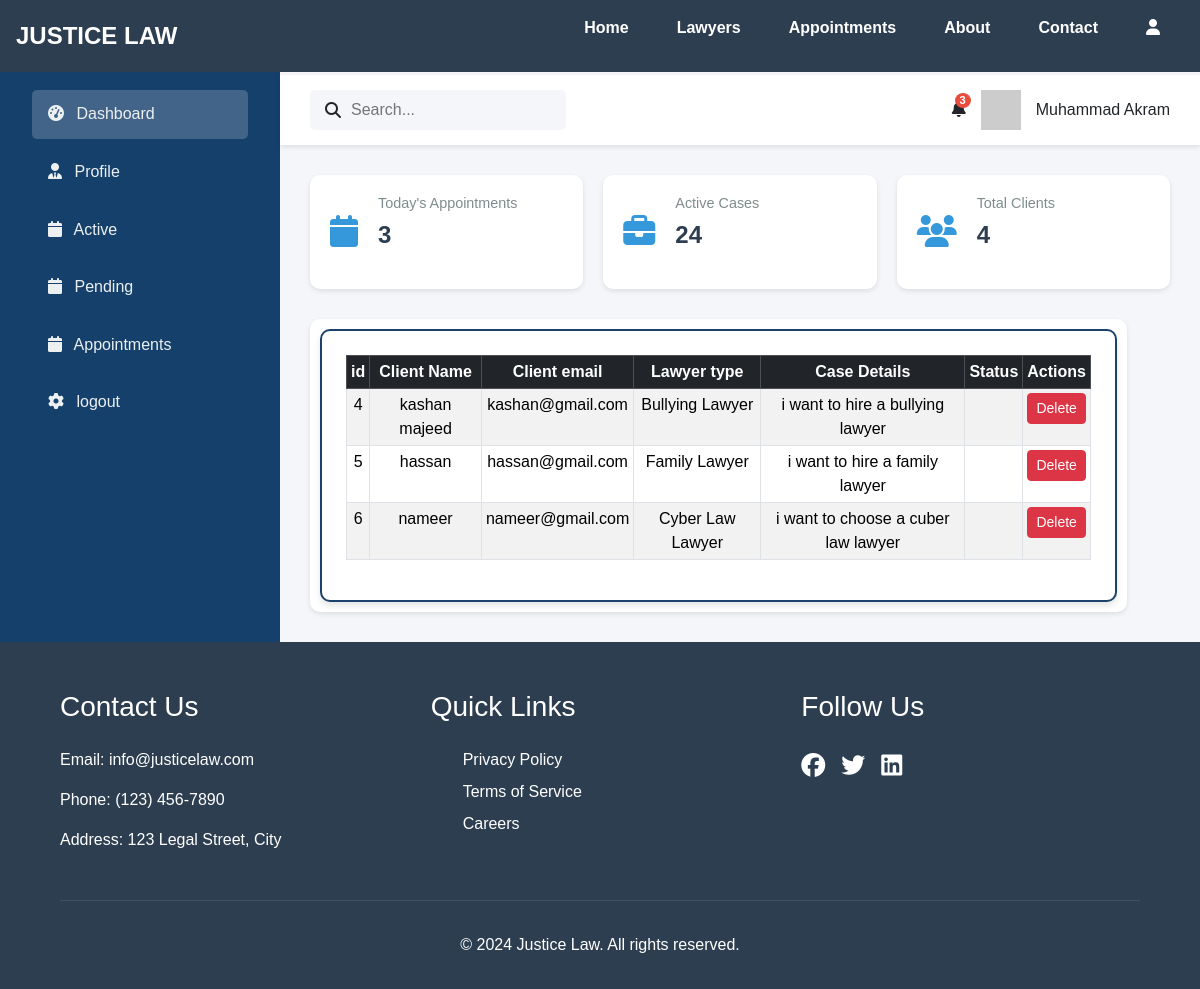
Screenshot of /lawyer-dashboard.php (signed in) with the database file from the repository.
### tables this page shows
CREATE TABLE `lawyers` (
  `id` int(11) NOT NULL,
  `name` varchar(100) DEFAULT NULL,
  `email` varchar(100) DEFAULT NULL,
  `gender` varchar(20) DEFAULT NULL,
  `city` varchar(100) DEFAULT NULL,
  `password` varchar(100) DEFAULT NULL,
  `specialty` varchar(100) DEFAULT NULL,
  `experience` int(11) DEFAULT NULL,
  `photo` varchar(255) DEFAULT NULL
);

CREATE TABLE `appointments` (
  `id` int(11) NOT NULL,
  `client_id` int(11) NOT NULL,
  `lawyer_id` int(11) NOT NULL,
  `name` varchar(55) NOT NULL,
  `email` varchar(55) NOT NULL,
  `password` int(11) NOT NULL,
  `lawyer_type` varchar(55) NOT NULL,
  `details` varchar(500) NOT NULL,
  `status` int(11) NOT NULL
);

### lawyer-dashboard.php (the view, shortened to what this page needs)
<!DOCTYPE html>
<html lang="en">
<head>
  <link rel="stylesheet" href="navbar.css">
  <link href="https://cdn.jsdelivr.net/npm/bootstrap@5.3.2/dist/css/bootstrap.min.css" rel="stylesheet">
  <link href="https://cdnjs.cloudflare.com/ajax/libs/font-awesome/6.5.0/css/all.min.css" rel="stylesheet">
</head>
<body>
    <?php include 'navbar.php'?>
    <div class="d-flex flex-column flex-md-row" id="abbu">
         <div class="admin-sidebar">
            <h3 class="mb-4">VIP Admin</h3>
            <nav>
                <a href="lawyer-dashboard.php" class="nav-link active">
                    <i class="fas fa-tachometer-alt me-2"></i>
                    <span>Dashboard</span>
                </a>
                <a href="lawyer-profile.php" class="nav-link">
                    <i class="fas fa-user-tie me-2"></i>
                    <span>Profile</span>
                </a>
                <a href="lawyer-active.php" class="nav-link">
                    <i class="fas fa-calendar me-2"></i>
                    <span>Active</span>
                </a>
                <a href="lawyer-pending.php" class="nav-link">
                    <i class="fas fa-calendar me-2"></i>
                    <span>Pending</span>
                </a>
                <a href="lawyers-appointments.php" class="nav-link">
                    <i class="fas fa-calendar me-2"></i>
                    <span>Appointments</span>
                </a>
                <a href="lawyer-logout.php" class="nav-link">
                    <i class="fas fa-cog me-2"></i>
                    <span>logout</span>
                </a>
            </nav>
        </div>
        <div class="main-content">
            <div class="top-bar">
                <div class="search-bar">
                    <i class="fas fa-search"></i>
                    <input type="text" placeholder="Search...">
                </div>
                <div class="user-profile">
                    <span class="notification">
                        <i class="fas fa-bell"></i>
                        <span class="badge">3</span>
                    </span>
                    <img src="https://placehold.co/40x40" alt="Profile">
                    <span>
                        <?php
                        $lid = $_SESSION['lawyer_id'];
                        include 'dbconnect.php';
                        $query = "SELECT * FROM `lawyers` where id = $lid;";
                        $exe = mysqli_query($conn,$query);
                        while($row = mysqli_fetch_assoc($exe)){
                            echo $row['name'];
                        }
                        ?>
                    </span>
                </div>
            </div>
            <div class="dashboard-content">
                <div class="stats-container">
                    <div class="stat-card">
                        <div class="stat-icon">
                            <i class="fas fa-calendar"></i>
                        </div>
                        <div class="stat-info">
                            <h3>Today's Appointments</h3>
                            <p><?php
                            include 'dbconnect.php';
                            $query = "SELECT * FROM appointments";
                            $exe = mysqli_query($conn,$query);
                            $row = mysqli_num_rows($exe);
                            echo "$row"
                            ?></p>
                        </div>
                    </div>
                    <div class="stat-card">
                        <div class="stat-icon">
                            <i class="fas fa-briefcase"></i>
                        </div>
                        <div class="stat-info">
                            <h3>Active Cases</h3>
                            <p>24</p>
                        </div>
                    </div>
                    <div class="stat-card">
                        <div class="stat-icon">
                            <i class="fas fa-users"></i>
                        </div>
                        <div class="stat-info">
                            <h3>Total Clients</h3>
                            <p><?php
                    include 'dbconnect.php';
                    $query = "SELECT * FROM appointments";
                    $exe = mysqli_query($conn,$query);
                    $row = mysqli_fetch_assoc($exe);
                    echo "$row[id]"
                    ?></p>
                        </div>
                    </div>
                </div>
                <div class="appointments-section">
                    <div class="vip-table">
                    <table class="table table-striped table-bordered table-hover table-responsive table-sm">
                        <thead class="table-dark text-center align-middle text-nowrap">
                            <tr>
                                <th>id</th>
                                <th>Client Name</th>
                                <th>Client email</th>
                                <th>Lawyer type</th>
                                <th>Case Details</th>
                                <th>Status</th>
                                <th>Actions</th>
                            </tr>
                        </thead>
                            <tbody class="text-center">
                                 <?php
                       include 'dbconnect.php';
                       $query = "SELECT * FROM appointments";
                       $result = mysqli_query($conn, $query);
                       while ($row = mysqli_fetch_assoc($result)) {
                       ?>
                       <tr>
                           <td><?php echo $row['id']; ?></td>
                           <td><?php echo $row['name']; ?></td>
                           <td><?php echo $row['email']; ?></td>
                           <td><?php echo $row['lawyer_type']; ?></td>
                           <td><?php echo $row['details']; ?></td>
                            <td><?php
                             $id = $row['id'];
                                  if($row['status'] == 1 ){
                                    echo "<a href='?active=$id' class='badge bg-success text-decoration-none' >active</a>";
                                  }else{
                                    echo "<a href='?inactive=$id' class='badge bg-danger text-decoration-none' >Inactive</a>";
                                  }
                                ?></td>
                           <td>
                               <a href="delete-case.php?id=<?php echo $row['id']; ?>"
                                   class="btn btn-sm btn-danger"
                                   onclick="return confirm('Are you sure you want to delete this data?');">
                                   Delete
                               </a>
                           </td>
                       </tr>
                       <?php
                   }
                   ?>
               </tbody>
                    </table>
                    </div>
                </div>
            </div>
        </div>
    </div>
  <?php include 'footer.php'?>
</body>
</html>

### lawyer-dashboard.php (style rules this page uses)
:root { --primary-color: #15406cff; --secondary-color: #1a426bff; --accent-color: #3498db; --text-light: #ecf0f1; }
* { margin: 0; padding: 0; box-sizing: border-box; font-family: 'Arial', sans-serif; }
.active { background: #f5f6fa33; }
.nav-link { color: var(--text-light); padding: 0.8rem 1rem; margin: 0.5rem 0; border-radius: 5px; transition: all 0.3s ease; }
.admin-sidebar { width: 280px; background: var(--primary-color); padding: 2rem; color: var(--text-light); }
.main-content { flex: 1; background: #f5f6fa; margin-top: 55px; }
.top-bar { background: white; padding: 15px 30px; margin-top: 20px; display: flex; justify-content: space-between; align-items: center; box-shadow: 0 2px 5px rgba(0,0,0,0.1); }
.search-bar { display: flex; align-items: center; gap: 10px; background: #f5f6fa; padding: 8px 15px; border-radius: 5px; }
.search-bar input { border: none; background: none; outline: none; width: 200px; }
.user-profile { display: flex; align-items: center; gap: 15px; }
.notification { position: relative; }
.badge { position: absolute; top: -5px; right: -5px; background: #e74c3c; color: white; border-radius: 50%; padding: 2px 5px; font-size: 0.7rem; }
.dashboard-content { padding: 30px; }
.stats-container { display: grid; grid-template-columns: repeat(auto-fit, minmax(250px, 1fr)); gap: 20px; margin-bottom: 30px; }
.stat-card { background: white; padding: 20px; border-radius: 10px; display: flex; align-items: center; gap: 20px; box-shadow: 0 2px 5px rgba(0,0,0,0.1); }
.stat-icon { font-size: 2rem; color: #3498db; }
.stat-info h3 { color: #7f8c8d; font-size: 0.9rem; margin-bottom: 5px; }
.stat-info p { font-size: 1.5rem; font-weight: bold; color: #2c3e50; }
.appointments-section { background: white; padding: 10px; width: 95%; border-radius: 10px; box-shadow: 0 2px 5px rgba(0,0,0,0.1); }
.vip-table { background: white; border:2px solid #1a426bff; border-radius: 10px; box-shadow: 0 4px 6px rgba(0,0,0,0.1); padding: 1.5rem; }

### rows the page displays
lawyers: name "Muhammad Akram"
appointments: id "4", name "kashan majeed", email "kashan@gmail.com", lawyer_type "Bullying Lawyer", details "i want to hire a bullying lawyer"
appointments: id "5", name "hassan", email "hassan@gmail.com", lawyer_type "Family Lawyer", details "i want to hire a family lawyer"
appointments: id "6", name "nameer", email "nameer@gmail.com", lawyer_type "Cyber Law Lawyer", details "i want to choose a cuber law lawyer"

### other values shown
$row "3"
